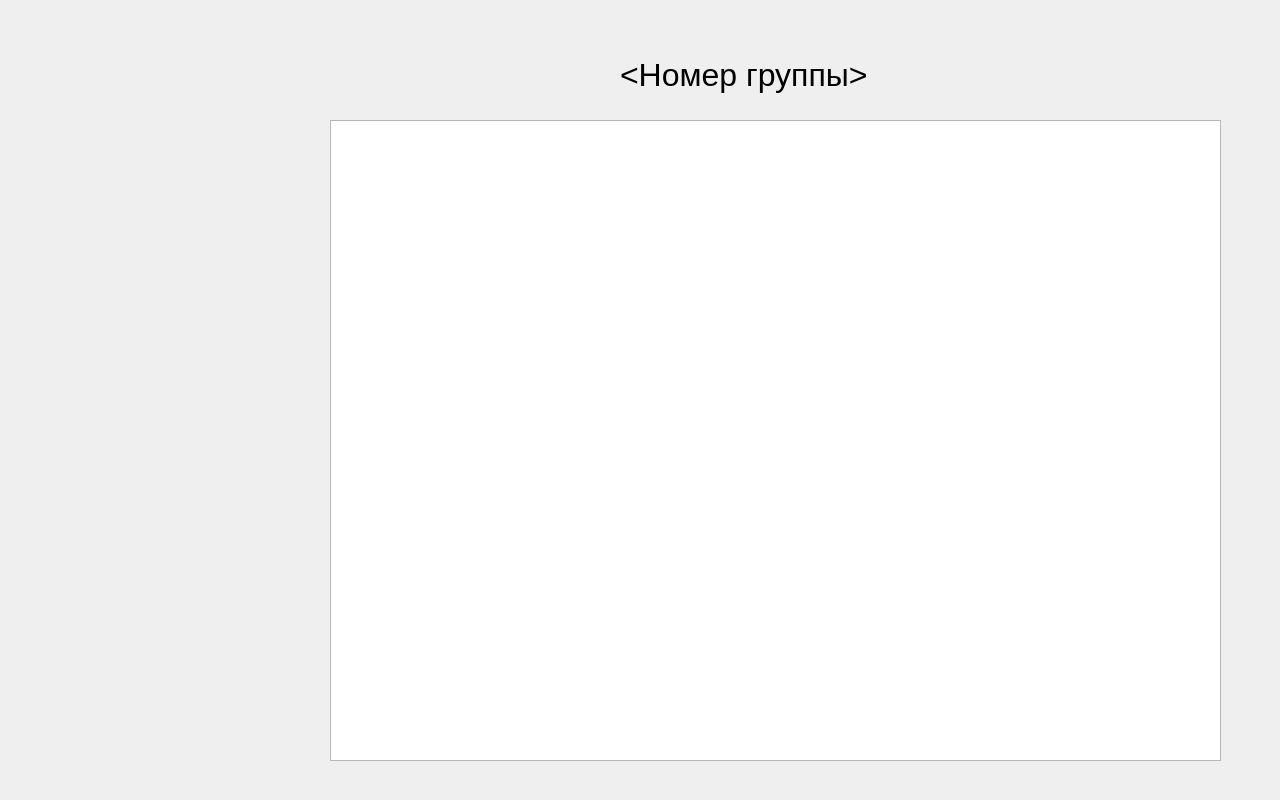
<?xml version="1.0" encoding="UTF-8"?>
<ui version="4.0">
 <class>Group</class>
 <widget class="QWidget" name="Group">
  <property name="geometry">
   <rect>
    <x>0</x>
    <y>0</y>
    <width>1280</width>
    <height>800</height>
   </rect>
  </property>
  <property name="windowTitle">
   <string>Form</string>
  </property>
  <widget class="QLabel" name="label_pageNameGroup">
   <property name="geometry">
    <rect>
     <x>0</x>
     <y>0</y>
     <width>1280</width>
     <height>800</height>
    </rect>
   </property>
   <property name="text">
    <string/>
   </property>
   <property name="pixmap">
    <pixmap>Images/fon_end.png</pixmap>
   </property>
  </widget>
  <widget class="QLabel" name="labelNamegroup">
   <property name="geometry">
    <rect>
     <x>620</x>
     <y>40</y>
     <width>321</width>
     <height>71</height>
    </rect>
   </property>
   <property name="font">
    <font>
     <pointsize>24</pointsize>
    </font>
   </property>
   <property name="text">
    <string>&lt;Номер группы&gt;</string>
   </property>
  </widget>
  <widget class="QTableView" name="tableGroup">
   <property name="geometry">
    <rect>
     <x>330</x>
     <y>120</y>
     <width>891</width>
     <height>641</height>
    </rect>
   </property>
  </widget>
 </widget>
 <resources/>
 <connections/>
</ui>
